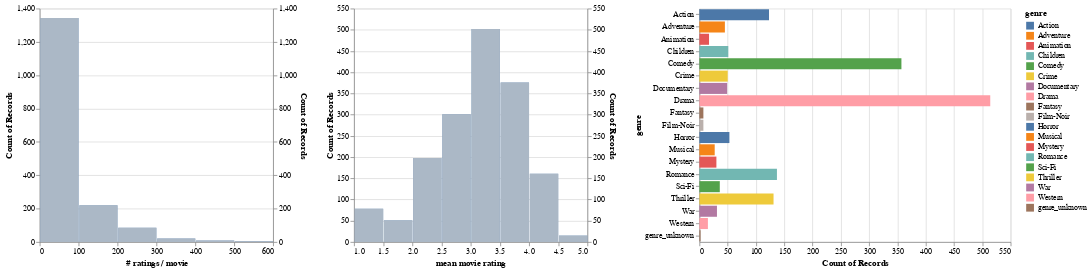

The code cell stored with this chart in its notebook:
### Markdown cell above
Finally, the last chart shows the distribution of the number of ratings and average rating.

### Code cell
# Display the number of ratings and average rating per movie.
alt.hconcat(
    filtered_hist('rating count', '# ratings / movie', genre_filter),
    filtered_hist('rating mean', 'mean movie rating', genre_filter),
    genre_chart,
    data=movies_ratings)

### Figure 1 — Vega-Lite specification as saved in the notebook (floating-point values rounded to 4 significant figures; data arrays with more than 128 entries replaced by an {"elided": "..."} marker saying what was removed)
{"config": {"view": {"continuousWidth": 400, "continuousHeight": 300}}, "hconcat": [{"layer": [{"mark": "bar", "encoding": {"x": {"type": "quantitative", "bin": {"maxbins": 10}, "field": "rating count", "title": "# ratings / movie"}, "y": {"type": "quantitative", "aggregate": "count"}}, "transform": [{"filter": {"selection": "selector002"}}], "width": 300}, {"mark": "bar", "encoding": {"color": {"value": "lightgray"}, "opacity": {"value": 0.7}, "x": {"type": "quantitative", "bin": {"maxbins": 10}, "field": "rating count", "title": "# ratings / movie"}, "y": {"type": "quantitative", "aggregate": "count"}}, "width": 300}], "resolve": {"scale": {"y": "independent"}}}, {"layer": [{"mark": "bar", "encoding": {"x": {"type": "quantitative", "bin": {"maxbins": 10}, "field": "rating mean", "title": "mean movie rating"}, "y": {"type": "quantitative", "aggregate": "count"}}, "transform": [{"filter": {"selection": "selector002"}}], "width": 300}, {"mark": "bar", "encoding": {"color": {"value": "lightgray"}, "opacity": {"value": 0.7}, "x": {"type": "quantitative", "bin": {"maxbins": 10}, "field": "rating mean", "title": "mean movie rating"}, "y": {"type": "quantitative", "aggregate": "count"}}, "width": 300}], "resolve": {"scale": {"y": "independent"}}}, {"mark": "bar", "encoding": {"color": {"condition": {"type": "nominal", "field": "genre", "selection": "selector002"}, "value": "lightgray"}, "x": {"type": "quantitative", "aggregate": "count"}, "y": {"type": "nominal", "field": "genre"}}, "height": 300, "selection": {"selector002": {"type": "multi", "fields": ["genre"]}}}], "data": {"name": "data-a53bdbaf496fbd790a845c5bcddd66e5"}, "$schema": "https://vega.github.io/schema/vega-lite/v4.8.1.json", "datasets": {"data-a53bdbaf496fbd790a845c5bcddd66e5": {"elided": "1682 records"}}}
